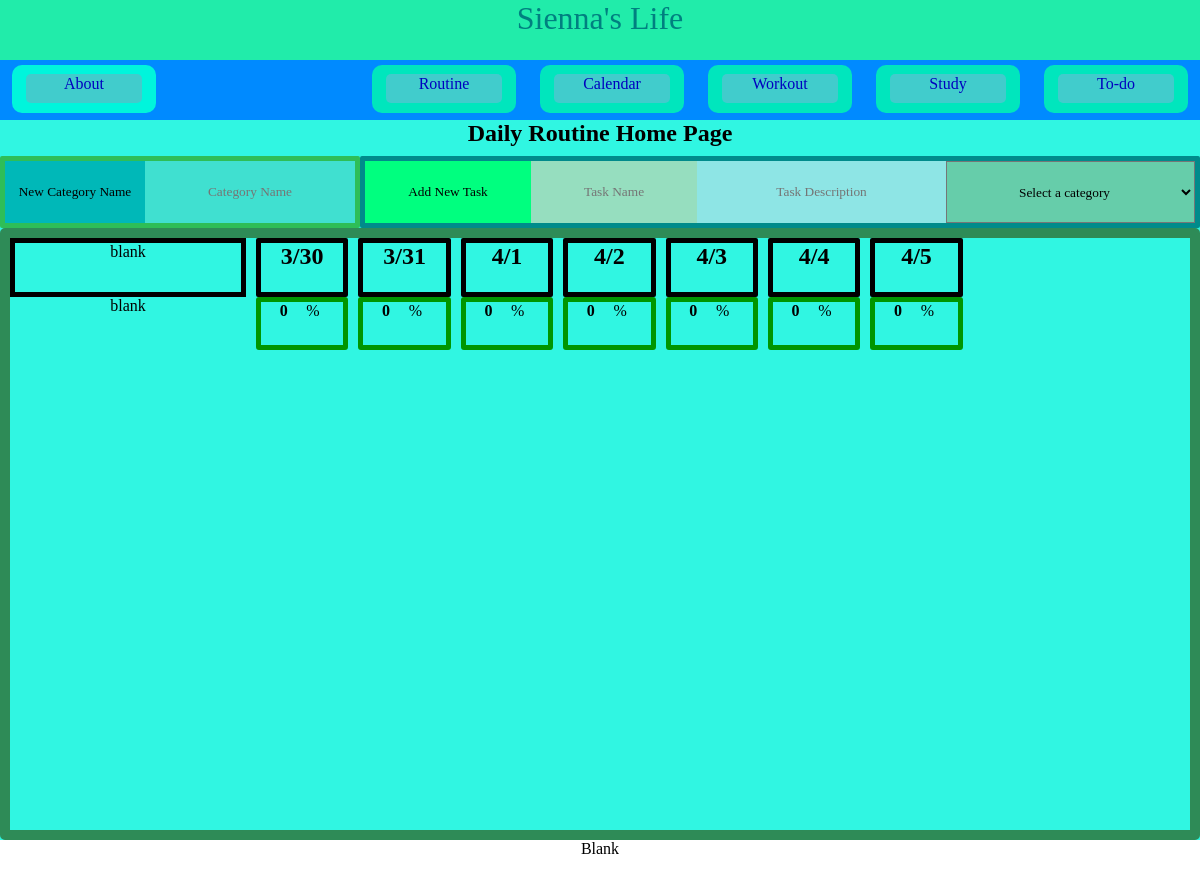
The app's page /routine/13 with its own data.
### sienna_life.py (models this page shows)
class Date(db.Model):
    __tablename__ = 'dates'
    id = db.Column(db.Integer, primary_key=True)
    date = db.Column(db.Text, nullable=False)
    date_form = db.Column(db.Date, nullable=False)
    week_id = db.Column(db.Integer, db.ForeignKey('weeks.id'), nullable=False)

### sienna_life.py (the view)
@app.route('/routine/<int:week_id>', methods=('GET', 'POST'))
def routine(week_id):
    return load_routine(week_id=week_id)

### sienna_life.py (called while the page is built, shortened)
def calc_prev_and_next_weeks(week_id):
    if week_id - 1 >= 1:
        prev_week = Week.query.filter(Week.id == week_id - 1).first()
    else:
        prev_week = []
    if week_id + 1 <= 12:
        next_week = Week.query.filter(Week.id == week_id + 1).first()
    else:
        next_week = []
    return prev_week, next_week

def routine_make_recs(week):
    tasks = Task.query.all()
    task_records = TaskRecord.query.all()
    cats = TaskCategory.query.all()
    db.session.commit()

def routine_calc_comp(week, tasks):
    comps = []
    for date in week.dates:
        tot = 0
        done = 0
        for task in tasks:
            tot += 1
            task_record = TaskRecord.query.filter_by(task_id=task.id, date_id=date.id).first()
            if task_record.comp == True:
                done += 1
        if tot!= 0:
            comp = round(round(done/tot, 2) * 100)
        else:
            comp = 0
        comps.append( (date, comp) )
    return comps

### templates/routine_main.html (shortened to what this page needs)
{% extends 'base.html' %}
{% block content %}
{% block css %} <link rel="stylesheet" type="text/css" href="../static/css/routine.css" /> {% endblock %}
<div class="content">
    <h2 class="header">{% block title %} Daily Routine Home Page {% endblock %}</h2>
    <div class="add-section">
        <div class="cat-sec">
            <form class="add-cat-form" name="cat-form" method="post">
                <div class="new-cat-con">
                    <div class="cat-name-con">
                        <div class="cat-btn-con"><button class="cat-btn" type="submit" for="cat-name-input"> New Category Name </button></div>
                        <input class="name-inp" id="new-cat-input" name="new-cat-input" type="text"
                        placeholder="Category Name"> </input>
                    </div>
                </div>
            </form>
        </div>
        <div class="task-sec">
            <form class="add-task-form" name="new-task-form" method="post">
                <div class="add-label"> <button class = "form-btn point" type="submit" id="new-task-btn">  Add New Task  </button> </div>
                <input class="form form-input form-name" name="task-name" type="text" placeholder="Task Name"> </input>
                <input class="form form-input form-desc" name="task-desc" type="text" placeholder="Task Description"> </input>
                <div class="add-cat">
                    <select  name="add-cat-select" class="dropdown" required>
                        <option value="" disabled selected> Select a category </option>
                    </select>
                </div>
            </form>
        </div>
    </div>
    <div class="display">
        <div class="display-header">
            <div class="blank"> blank </div>
            <div class="dates-header">
                {% for date in week.dates %}
                    <div class="date">
                        <h2 class="date-str"> {{ date.date }}</h2>
                    </div>
                {% endfor %}
                <div class="scroll-blank">
                </div>
            </div>
        </div>
        <div class="tasks-display">
            <div class="comp-con">
                <div class="blank">
                    blank
                </div>
                <div class="comps">
                    {% for date in week.dates %}
                        <div class="comp">
                            {% for d, comp in comps %}
                                {% if d.date == date.date %}
                                    <h4 class="comp-number" id="comp-{{date.id}}">
                                    {{ comp }}
                                    </h4>
                                    <div class="percent"> % </div>
                                {% endif %}
                            {% endfor %}
                        </div>
                    {% endfor %}
                    <div class="scroll-blank">
                    </div>
                </div>
            </div>
            <div class="cats-con">
            </div>
        </div>
    </div>
</div>
{% endblock %}

### static/css/base.css (style rules this page uses)
* { font-family: papyrus; width: 100%; height: 100%; margin: 0; padding: 0; box-sizing: border-box; text-align: center; vertical-align: middle; }
button { text-decoration: none; background-color: none; border: none; }
input { text-decoration: none; background-color: none; border: none; }
body { min-height: calc(100vh - 100px); overflow-y: hidden; }
.content { display: flex; flex-direction: column; background-color: #30f6e2; }
.header { display: block; height: 10%; text-align: center; box-sizing: border-box; }

### static/css/routine.css (style rules this page uses)
* { box-sizing: border-box; flex: 0 0 auto; }
.content { display: flex; flex-direction: column; }
.header { height: 5%; }
.add-section { height: 10%; display: flex; flex-direction: row; }
.add-section .cat-sec { width: 30%; }
.add-section .cat-sec .cat-name-con { display: flex; flex-direction: row; border: 5px solid #2ebe57; border-radius: 2px; }
.add-section .cat-sec .cat-name-con .cat-btn-con { width: 40%; }
.add-section .cat-sec .cat-name-con .cat-btn-con .cat-btn { background-color: #00b8b8; }
.add-section .cat-sec .cat-name-con .name-inp { background-color: turquoise; width: 60%; }
.add-section .task-sec { width: 70%; display: flex; flex-direction: row; border: 5px solid darkcyan; border-radius: 2px; }
.add-section .task-sec .add-task-form { display: flex; flex-direction: row; }
.add-section .task-sec .add-task-form .add-label { width: 20%; }
.add-section .task-sec .add-task-form .form-btn { background-color: springgreen; justify-content: center; align-items: center; }
.add-section .task-sec .add-task-form .form-name { width: 20%; background-color: #96debf; }
.add-section .task-sec .add-task-form .form-desc { width: 30%; background-color: #8ee5e5; }
.add-section .task-sec .add-task-form .add-cat { width: 30%; }
.add-section .task-sec .add-task-form .dropdown { background-color: mediumaquamarine; }
.display { height: 85%; display: flex; flex-direction: column; border: 10px solid seagreen; border-radius: 5px; }
.display .display-header { height: 10%; display: flex; flex-direction: row; }
.display .display-header .blank { width: 20%; border: 5px solid black; }
.display .display-header .dates-header { width: calc(80% - 20px); display: flex; flex-direction: row; }
.display .display-header .dates-header .date { width: 10%; border: 5px solid black; border-radius: 2px; margin-left: 10px; }
.display .display-header .dates-header .scroll-blank { width: 20px; float: right; }
.display .tasks-display { height: 90%; display: flex; flex-direction: column; }
.display .tasks-display .comp-con { height: 10%; display: flex; flex-direction: row; }
.display .tasks-display .comp-con .blank { width: 20%; }
.display .tasks-display .comp-con .comps { width: calc(80% - 20px); display: flex; flex-direction: row; }
.display .tasks-display .comp-con .comps .comp { width: 10%; display: flex; flex-direction: row; border: 5px solid #009600; border-radius: 3px; margin-left: 10px; }
.display .tasks-display .comp-con .comps .comp .comp-number { width: 55%; }
.display .tasks-display .comp-con .comps .comp .percent { width: 45%; text-align: left; }
.display .tasks-display .comp-con .comps .scroll-blank { width: 20px; float: right; }
.display .tasks-display .cats-con { height: 90%; display: flex; flex-direction: column; overflow-y: scroll; }
.point { cursor: pointer; }

### records on screen
Date: date "3/30", comp "0"
Date: date "3/31", comp "0"
Date: date "4/1", comp "0"
Date: date "4/2", comp "0"
Date: date "4/3", comp "0"
Date: date "4/4", comp "0"
Date: date "4/5", comp "0"
